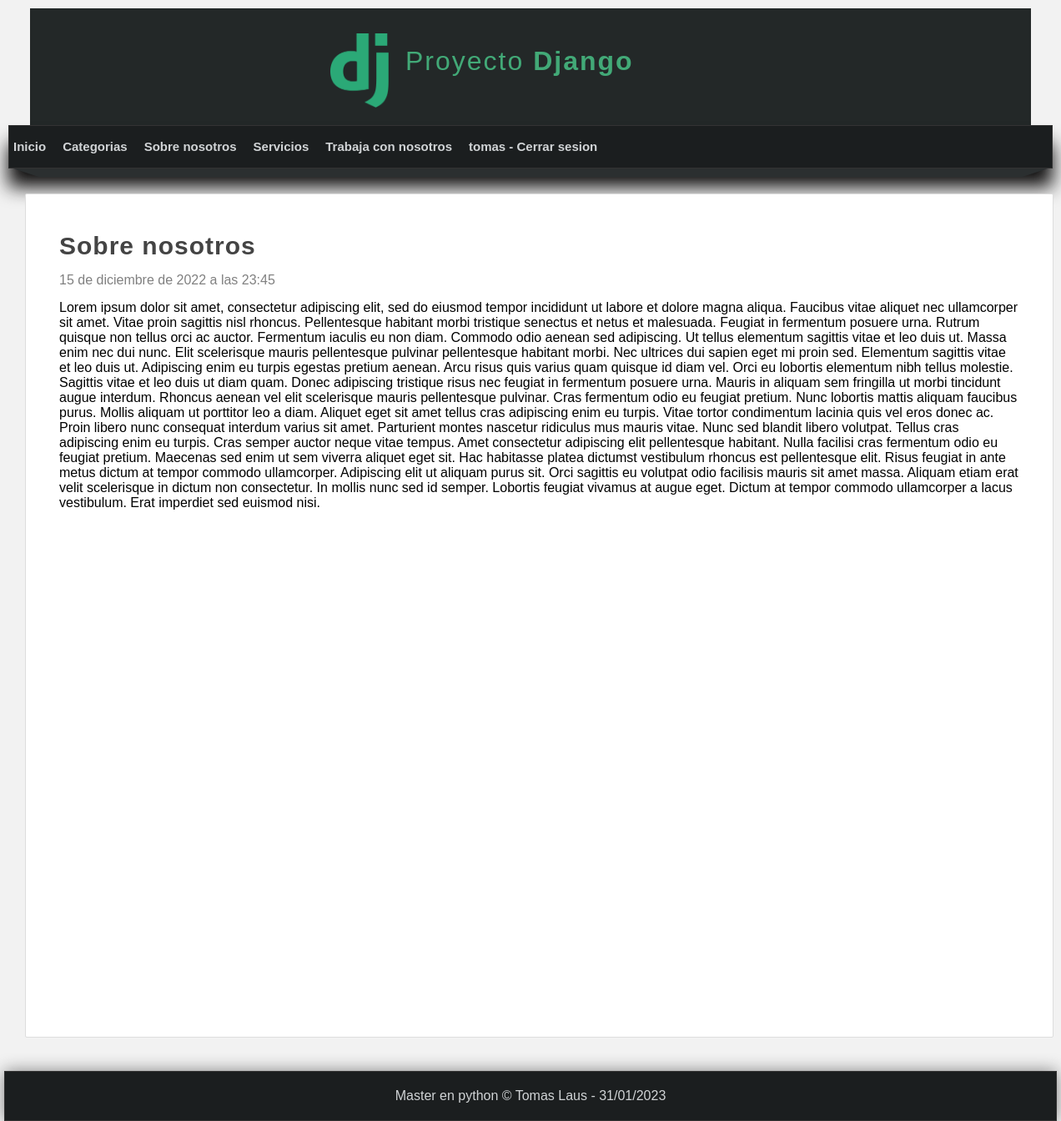
The app's page /pagina/sobre-nosotros (signed in) with its own data.
### pages/models.py (models this page shows, shortened)
class Page(models.Model):
    title = models.CharField(max_length=50, verbose_name='Titulo')
    content = RichTextField(verbose_name='Contenido')
    slug = models.CharField(unique=True, max_length=150, verbose_name='URL amigable')
    order = models.IntegerField(default=0, verbose_name='Orden')
    visible = models.BooleanField(verbose_name='Visible?')
    created_at = models.DateTimeField(auto_now_add=True, verbose_name='Creado el ')
    updated_at = models.DateTimeField(auto_now=True, verbose_name='Actualizado el ')
    class Meta:
        verbose_name = 'Pagina'
        verbose_name_plural = 'Paginas'

### pages/views.py (the view)
# urls.py: path('pagina/<str:slug>', views.page, name='page'),
def page(request, slug):
    page = Page.objects.get(slug=slug)
    return render(request, 'pages/page.html', {
        'page': page,
    })

### blog/processor.py (called while the page is built)
def get_categories(request):
    categories_in_use = Article.objects.filter(public=True).values_list('categories', flat=True)
    categories = Category.objects.filter(id__in=categories_in_use).values_list('id', 'name')
    return {
        'categories': categories,
        'ids': categories_in_use,
    }

### pages/context_processors.py (called while the page is built)
def get_pages(request):
    pages = Page.objects.filter(visible=True).order_by('order').values_list('id', 'title', 'slug')
    return {
        'pages': pages
    }

### pages/templates/pages/page.html (shortened to what this page needs)
{% extends 'layouts/layout.html' %}
{% block content %}
    <h1 class="title"> {{page.title}} </h1>
    <span class="date">{{page.created_at}}</span>
    <p class="content">
        {{page.content|safe}}
    </p>
{% endblock %}

### mainapp/templates/layouts/layout.html (shortened to what this page needs)
<!DOCTYPE html>
<html lang="es">
    <head>
        {% load static %}
        <link rel='stylesheet' type='text/css' href="{% static 'css/styles.css' %}" />
    </head>
    <body>
        <header>
            <div id="logotipo">
                <img src="{% static 'images/logo.png' %}" />
                <h1>Proyecto <strong>Django</strong></h1>
            </div>
        </header>
        <nav>
            {% if user.email %}
            <ul>
                <li>
                    <a href="{% url 'index' %}"><strong>Inicio</strong></a>
                </li>
                <li>
                    <a href="{% url 'list_articles' %}"><strong>Categorias</strong></a>
                </li>
                {% for page in pages %}
                    <li>
                        <a href="{% url 'page' page.2 %}"><strong>{{ page.1 }}</strong></a>
                    </li>
                {% endfor %}
                <li>
                    <a href="{% url 'logout' %}"><strong>{{user.username}} - Cerrar sesion</strong></a>
                </li>
            </ul>
        </nav>
            {% endif %}
        <div class="barra">
            <span class="esquina-izquierda"></span>
            <span class="relleno-barra"></span>
            <span class="esquina-derecha"></span>
        </div>
        <div id="content">
            <div class="box">
                {% block content %}{% endblock %}
            </div>
        </div>
        <footer>
            Master en python &copy; Tomas Laus - {% now "d/m/Y" %}
        </footer>
    </body>
</html>

### mainapp/static/css/styles.css (style rules this page uses)
* { margin: 0px; padding: 0px; font-family: sans-serif, Arial, Helvetica; text-decoration: none; }
.box p, .box h2, .box h3, .box ul { margin-top: 5px; margin-bottom: 5px; }
body { background-color: #F2F2F2; }
header { width: 1200px; height: 140px; background-color: #232828; margin: 0px auto; margin-top: 10px; }
#logotipo { width: 40%; height: 130px; margin: 0 auto; padding-top: 10px; }
#logotipo img { display: block; width: 70px; float: left; margin-top: 20px; }
#logotipo h1 { display: block; float: left; margin-top: 35px; margin-left: 20px; letter-spacing: 2px; font-weight: lighter; color: #42a977; }
nav { width: 1250px; height: 50px; margin: 0 auto; background-color: #1B1E1F; border: 1px solid #333333; box-shadow: 0px 22px 22px rgb(14, 13, 13); font-size: 15px; }
nav>ul { list-style: none; text-decoration: none; }
nav>ul>li { line-height: 40px; float: left; }
nav>ul>li>a { display: block; padding: 5px; padding-right: 15px; color: #d1d4d6; }
.barra { width: 1240px; margin: 0 auto; }
.esquina-izquierda { display: block; border-left: 30px solid transparent; border-top: 10px solid #2b2f30; float: left; }
.esquina-derecha { display: block; border-right: 30px solid transparent; border-top: 10px solid #2b2f30; float: right; }
.relleno-barra { display: block; width: 1180px; height: 10px; background: #2b2f30; float: left; }
#content { width: 1212px; min-height: 930px; margin: 0 auto; margin-bottom: 40px; margin-top: 30px; }
.box { background: white; width: 95%; min-height: 930px; padding-bottom: 10px; padding: 40px; border: 1px solid #ddd; border-radius: 2px; margin: 0 auto; }
.title { color: #444; letter-spacing: 1px; font-size: 30px; margin-bottom: 10px; margin-top: 5px; }
.date { display: block; margin-top: 15px; margin-bottom: 15px; color: gray; }
.content { line-height: 25px; }
footer { width: 1260px; background-color: #1b1e1f; border: 1px solid #333; color: #d1d4d6; text-align: center; margin: 0 auto; padding-top: 20px; padding-bottom: 20px; box-shadow: 0px 0px 20px gray; }

### records on screen
Page: title "Sobre nosotros", created_at "15 de diciembre de 2022 a las 23:45", content "Lorem ipsum dolor sit amet, consectetur adipiscing elit, sed do eiusmod tempor incididunt ut labore et dolore magna aliqua. Faucibus vitae aliquet nec ullamcorper sit amet. Vitae proin sagittis nisl rhoncus. Pellentesque habitant morbi tristique senectus et netus et malesuada. Feugiat in fermentum posuere urna. Rutrum quisque non tellus orci ac auctor. Fermentum iaculis eu non diam. Commodo odio aenean sed adipiscing. Ut tellus elementum sagittis vitae et leo duis ut. Massa enim nec dui nunc. Elit scelerisque mauris pellentesque pulvinar pellentesque habitant morbi. Nec ultrices dui sapien eget mi proin sed. Elementum sagittis vitae et leo duis ut. Adipiscing enim eu turpis egestas pretium…"
Page: title "Servicios"
Page: title "Trabaja con nosotros"

### other values on screen
{{ user.username }} "tomas"
